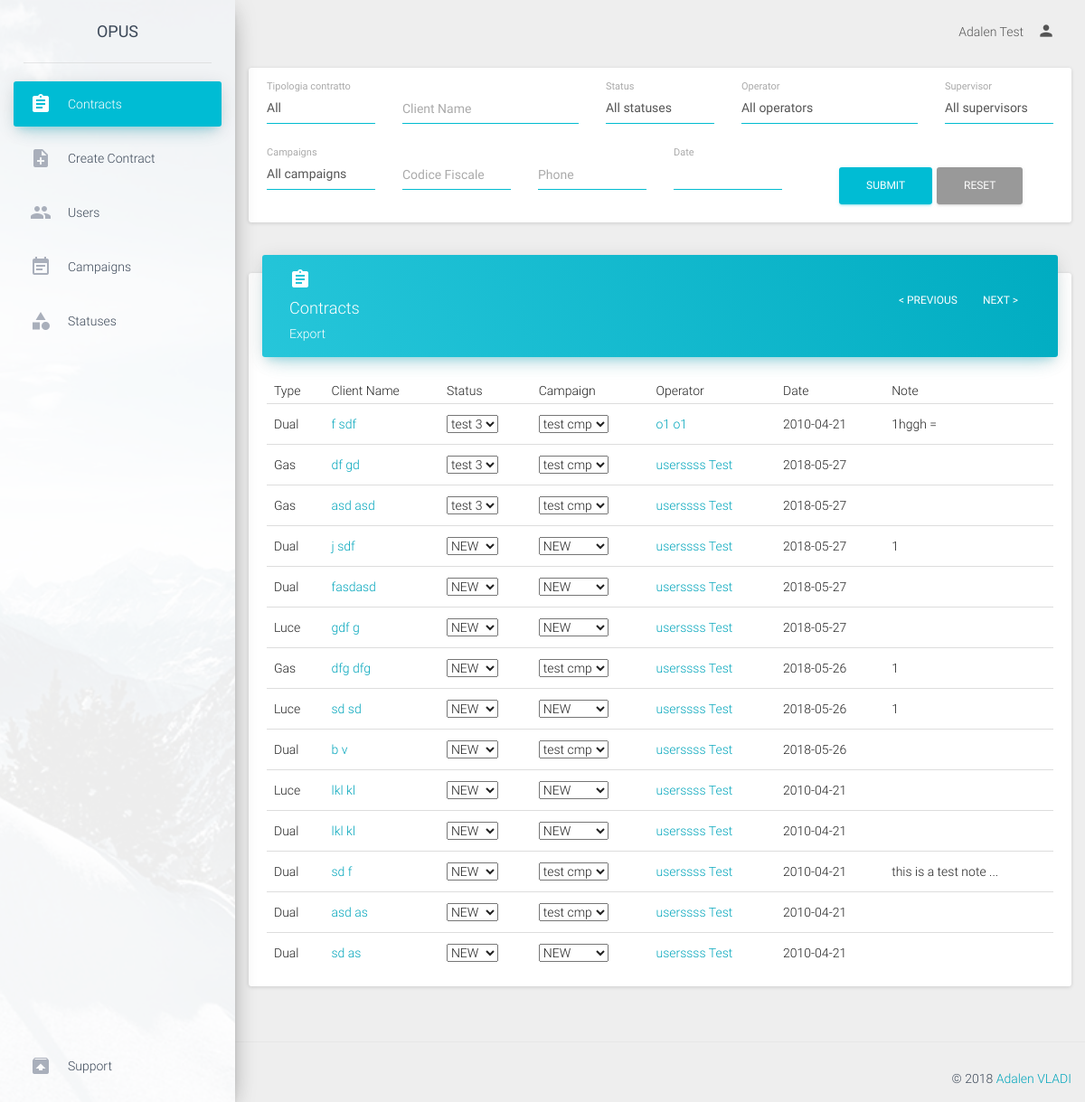
Page /admin/contracts (signed in) on the committed database.
### tables this page shows
CREATE TABLE `contracts` (
  `contract_id` int(11) NOT NULL,
  `contract_type` enum('luce','gas','dual') NOT NULL,
  `proposal_number` varchar(50) NOT NULL,
  `date` date NOT NULL,
  `ugm_cb` enum('true','false') NOT NULL DEFAULT 'false',
  `analisi_cb` enum('true','false') NOT NULL DEFAULT 'false',
  `iniziative_cb` enum('true','false') NOT NULL DEFAULT 'false',
  `toponimo` enum('via') NOT NULL,
  `address` text NOT NULL,
  `civico` varchar(30) NOT NULL,
  `price` varchar(50) NOT NULL,
  `location` varchar(100) NOT NULL,
  `uf_toponimo` enum('via') NOT NULL,
  `uf_address` text NOT NULL,
  `uf_civico` varchar(30) NOT NULL,
  `uf_price` varchar(50) NOT NULL,
  `uf_location` varchar(100) NOT NULL,
  `ddf_toponimo` enum('via') NOT NULL,
  `ddf_address` text NOT NULL,
  `ddf_civico` varchar(30) NOT NULL,
  `ddf_price` varchar(50) NOT NULL,
  `ddf_location` varchar(100) NOT NULL,
  `ubicazione_fornitura` enum('resident','non_resident') NOT NULL,
  `domicillazione_documenti_fatture` enum('residenza','ubicazione_fornitura','altro') NOT NULL,
  `listino` varchar(50) NOT NULL,
  `gas_request_type` varchar(50) NOT NULL,
  `gas_pdr` varchar(50) NOT NULL,
  `gas_fornitore_uscente` varchar(50) NOT NULL,
  `gas_consume_annuo` varchar(50) NOT NULL,
  `gas_tipo_riscaldamento` enum('true','false') NOT NULL,
  `gas_tipo_cottura_acqua` enum('true','false') NOT NULL,
  `gas_remi` varchar(50) NOT NULL,
  `gas_matricola` varchar(50) NOT NULL,
  `luce_request_type` varchar(50) NOT NULL,
  `luce_pod` varchar(50) NOT NULL,
  `luce_fornitore_uscente` varchar(50) NOT NULL,
  `luce_opzione_oraria` varchar(50) NOT NULL,
  `luce_potenza` varchar(50) NOT NULL,
  `luce_tensione` varchar(50) NOT NULL,
  `luce_consume_annuo` varchar(50) NOT NULL,
  `fature_via_email` enum('true','false') NOT NULL,
  `operator` int(11) NOT NULL COMMENT 'user id',
  `status` int(11) NOT NULL DEFAULT '1' COMMENT 'status id',
  `cancellation_reason` varchar(100) NOT NULL,
  `gender` enum('male','female') NOT NULL,
  `rag_sociale` text NOT NULL,
  `first_name` varchar(50) NOT NULL,
  `last_name` varchar(50) NOT NULL,
  `bussines_name` varchar(50) NOT NULL,
  `client_type` enum('personal','intestario','delega') NOT NULL,
  `tel_number` varchar(30) NOT NULL,
  `alt_number` varchar(30) NOT NULL,
  `cel_number` varchar(30) NOT NULL,
  `cel_number2` varchar(30) NOT NULL,
  `cel_number3` varchar(30) NOT NULL,
  `email` varchar(50) NOT NULL,
  `alt_email` varchar(50) NOT NULL,
  `birth_nation` varchar(50) NOT NULL,
  `vat_number` varchar(50) NOT NULL,
  `partita_iva` varchar(50) NOT NULL,
  `birth_date` date NOT NULL,
  `birth_municipality` varchar(50) NOT NULL,
  `delega_first_name` varchar(50) NOT NULL,
  `delega_last_name` varchar(50) NOT NULL,
  `delega_vat_number` varchar(100) NOT NULL,
  `document_type` enum('id_card','passport') NOT NULL,
  `document_number` varchar(100) NOT NULL,
  `document_date` date NOT NULL,
  `iban_code` varchar(50) NOT NULL,
  `iban_accounthoder` varchar(50) NOT NULL,
  `iban_fiscal_code` varchar(50) NOT NULL,
  `payment_type` enum('postal','cc') NOT NULL,
  `note` text NOT NULL,
  `campaign` int(11) NOT NULL COMMENT 'campaign_id',
  `supervisor` int(11) NOT NULL COMMENT 'user_id'
);

CREATE TABLE `users` (
  `user_id` int(11) NOT NULL,
  `username` varchar(50) NOT NULL,
  `password` text NOT NULL,
  `first_name` varchar(50) NOT NULL,
  `last_name` varchar(50) NOT NULL,
  `role` enum('operator','supervisor','backoffice','admin') NOT NULL DEFAULT 'operator',
  `supervisor` int(11) NOT NULL COMMENT 'user_id'
);

### application/view/admin/contracts.php (the view, shortened to what the rows shown need)
<div class="content" style="margin-top: 20px">
                                    <?php
                                        $output='';
                                        foreach ($operators as $operator) {
                                            $output.='<option value="'.$operator->user_id.'" >'.$operator->first_name.' '.$operator->last_name.'</option>';
                                        }
                                    ?>
        <div class="row">
            <div class="col-md-12">
                <div class="card">
                    <div class="card-content table-responsive">
                        <table class="table table-hover">
                            <thead>
                                <th>Type</th>
                                <th>Client Name</th>
                                <th>Status</th>
                                <th>Campaign</th>
                                <th>Operator</th>
                                <th>Date</th>
                                <th>Note</th>
                            </thead>
                            <tbody>
                                <?php
                                    $output='';
                                    foreach ($contracts as $contract) {
                                        $output.='<tr>';
                                                    if ($contract->contract_type=='gas') {
                                                        $output.='<td>Gas</td>';
                                                    }elseif ($contract->contract_type=='luce') {
                                                        $output.='<td>Luce</td>';
                                                    }else {
                                                        $output.='<td>Dual</td>';
                                                    }
                                        $output.='<td><a href="viewContract/'.$contract->contract_id.'">'.$contract->first_name.' '.$contract->last_name.'</a></td>';
                                         $output.='<td><select onchange="editContractStatus('.$contract->contract_id.',Number(this.value))" id="status_select">';
                                                    foreach ($statuses as $key => $status) {
                                                        if ($status->status_id==$contract->status) {
                                                            $output.='<option value="'.$status->status_id.'" selected="">'.$status->status_name.'</option>';
                                                        }else{
                                                             $output.='<option value="'.$status->status_id.'">'.$status->status_name.'</option>';
                                                        }
                                                    }
                                        $output.='</select></td>';
                                        $output.='<td><select   onchange="editContractCampaign('.$contract->contract_id.',Number(this.value))" id="campaign_select">';
                                                    foreach ($campaigns as $key => $campaign) {
                                                        if ($campaign->campaign_id==$contract->campaign) {
                                                            $output.='<option value="'.$campaign->campaign_id.'" selected="">'.$campaign->campaign_name.'</option>';
                                                        }else{
                                                             $output.='<option value="'.$campaign->campaign_id.'" >'.$campaign->campaign_name.'</option>';
                                                        }
                                                    }
                                        $output.='</select></td>';
                                                        foreach($operators as $user) {
                                                            if ($contract->operator == $user->user_id) {
                                                                $operator = $user;
                                                                break;
                                                            }
                                                        }
                                                        if (isset($operator)) {
                                                            $output.='<td><a href="viewUser/'.$operator->user_id.'">'.$operator->first_name.' '.$operator->last_name.'</td>';
                                                        } else {
                                                            $output.= '<td></td>';
                                                        }
                                        $note=(strlen($contract->note)>20)?substr($contract->note, 0,20).'...':$contract->note;
                                        $output.='<td>'.(explode(' ',$contract->date)[0]).'</td>
                                                   <td title="'.$contract->note.'">'.$note.'</td>';
                                        $output.='</tr>';
                                    }
                                    echo $output;
                                 ?>
                            </tbody>
                        </table>
                    </div>
                </div>
            </div>
        </div>
    </div>

### rows in the picture
contracts: contract_type "Dual", first_name "f", last_name "sdf", date "2010-04-21", note "1hggh ="
users: first_name "o1", last_name "o1"
contracts: contract_type "Gas", first_name "df", last_name "gd", date "2018-05-27"
users: first_name "userssss", last_name "Test"
contracts: contract_type "Gas", first_name "asd", last_name "asd", date "2018-05-27"
contracts: contract_type "Dual", first_name "j", last_name "sdf", date "2018-05-27", note "1"
contracts: contract_type "Dual", last_name "fasdasd", date "2018-05-27"
contracts: contract_type "Luce", first_name "gdf", last_name "g", date "2018-05-27"
contracts: contract_type "Gas", first_name "dfg", last_name "dfg", date "2018-05-26", note "1"
contracts: contract_type "Luce", first_name "sd", last_name "sd", date "2018-05-26", note "1"
contracts: contract_type "Dual", first_name "b", last_name "v", date "2018-05-26"
contracts: contract_type "Luce", first_name "lkl", last_name "kl", date "2010-04-21"
contracts: contract_type "Dual", first_name "lkl", last_name "kl", date "2010-04-21"
contracts: contract_type "Dual", first_name "sd", last_name "f", date "2010-04-21", note "this is a test note ..."
contracts: contract_type "Dual", first_name "asd", last_name "as", date "2010-04-21"
contracts: contract_type "Dual", first_name "sd", last_name "as", date "2010-04-21"

### other values in the picture
$_SESSION['full_name'] "Adalen Test"
form field value "test 3"
form field value "test cmp"
form field value "NEW"
